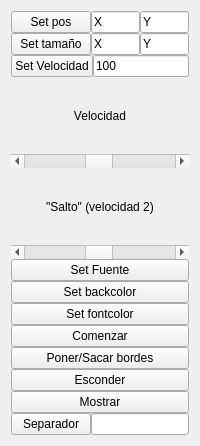
<?xml version="1.0" encoding="UTF-8"?>
<ui version="4.0">
 <class>PicWinControl</class>
 <widget class="QWidget" name="PicWinControl">
  <property name="windowModality">
   <enum>Qt::ApplicationModal</enum>
  </property>
  <property name="geometry">
   <rect>
    <x>0</x>
    <y>0</y>
    <width>200</width>
    <height>446</height>
   </rect>
  </property>
  <property name="minimumSize">
   <size>
    <width>180</width>
    <height>400</height>
   </size>
  </property>
  <property name="maximumSize">
   <size>
    <width>200</width>
    <height>500</height>
   </size>
  </property>
  <property name="windowTitle">
   <string>Picture Config</string>
  </property>
  <layout class="QHBoxLayout" name="horizontalLayout_3">
   <item>
    <layout class="QVBoxLayout" name="verticalLayout_2">
     <property name="spacing">
      <number>0</number>
     </property>
     <property name="sizeConstraint">
      <enum>QLayout::SetMaximumSize</enum>
     </property>
     <property name="leftMargin">
      <number>0</number>
     </property>
     <item>
      <layout class="QVBoxLayout" name="txtsizeLayout">
       <property name="spacing">
        <number>0</number>
       </property>
       <item>
        <layout class="QHBoxLayout" name="horizontalLayout_2">
         <property name="spacing">
          <number>0</number>
         </property>
         <item>
          <widget class="QPushButton" name="txtbuttonSetPos">
           <property name="text">
            <string>Set pos</string>
           </property>
          </widget>
         </item>
         <item>
          <widget class="QLineEdit" name="txtposX">
           <property name="inputMask">
            <string/>
           </property>
           <property name="text">
            <string>X</string>
           </property>
          </widget>
         </item>
         <item>
          <widget class="QLineEdit" name="txtposY">
           <property name="text">
            <string>Y</string>
           </property>
          </widget>
         </item>
        </layout>
       </item>
       <item>
        <layout class="QHBoxLayout" name="horizontalLayout">
         <property name="spacing">
          <number>0</number>
         </property>
         <item>
          <widget class="QPushButton" name="txtbuttonSetSize">
           <property name="text">
            <string>Set tamaño</string>
           </property>
          </widget>
         </item>
         <item>
          <widget class="QLineEdit" name="txtsizeX">
           <property name="inputMask">
            <string/>
           </property>
           <property name="text">
            <string>X</string>
           </property>
          </widget>
         </item>
         <item>
          <widget class="QLineEdit" name="txtsizeY">
           <property name="text">
            <string>Y</string>
           </property>
          </widget>
         </item>
        </layout>
       </item>
       <item>
        <layout class="QHBoxLayout" name="horizontalLayout_4">
         <property name="spacing">
          <number>0</number>
         </property>
         <item>
          <widget class="QPushButton" name="txtbuttonSetVelocity">
           <property name="text">
            <string>Set Velocidad</string>
           </property>
          </widget>
         </item>
         <item>
          <widget class="QLineEdit" name="txttextVelocity">
           <property name="text">
            <string>100</string>
           </property>
          </widget>
         </item>
        </layout>
       </item>
       <item>
        <widget class="QLabel" name="label_2">
         <property name="text">
          <string>Velocidad</string>
         </property>
         <property name="alignment">
          <set>Qt::AlignCenter</set>
         </property>
        </widget>
       </item>
       <item>
        <widget class="QScrollBar" name="scrollVel1">
         <property name="minimum">
          <number>1</number>
         </property>
         <property name="maximum">
          <number>100</number>
         </property>
         <property name="value">
          <number>50</number>
         </property>
         <property name="orientation">
          <enum>Qt::Horizontal</enum>
         </property>
        </widget>
       </item>
       <item>
        <widget class="QLabel" name="label">
         <property name="text">
          <string>&quot;Salto&quot; (velocidad 2)</string>
         </property>
         <property name="alignment">
          <set>Qt::AlignCenter</set>
         </property>
        </widget>
       </item>
       <item>
        <widget class="QScrollBar" name="scrollVel2">
         <property name="minimum">
          <number>1</number>
         </property>
         <property name="maximum">
          <number>100</number>
         </property>
         <property name="value">
          <number>50</number>
         </property>
         <property name="orientation">
          <enum>Qt::Horizontal</enum>
         </property>
        </widget>
       </item>
      </layout>
     </item>
     <item>
      <widget class="QPushButton" name="txtbuttonSetFont">
       <property name="text">
        <string>Set Fuente</string>
       </property>
      </widget>
     </item>
     <item>
      <widget class="QPushButton" name="txtbuttonSetBackColor">
       <property name="text">
        <string>Set backcolor</string>
       </property>
      </widget>
     </item>
     <item>
      <widget class="QPushButton" name="txtbuttonSetFontColor">
       <property name="text">
        <string>Set fontcolor</string>
       </property>
      </widget>
     </item>
     <item>
      <layout class="QVBoxLayout" name="verticalLayout_4">
       <property name="spacing">
        <number>0</number>
       </property>
       <item>
        <widget class="QPushButton" name="txtbuttonStartStop">
         <property name="text">
          <string>Comenzar</string>
         </property>
        </widget>
       </item>
       <item>
        <widget class="QPushButton" name="txtbuttonStyle">
         <property name="text">
          <string>Poner/Sacar bordes</string>
         </property>
        </widget>
       </item>
       <item>
        <layout class="QVBoxLayout" name="verticalLayout">
         <property name="spacing">
          <number>0</number>
         </property>
         <item>
          <widget class="QPushButton" name="txtbuttonShowHideWindow">
           <property name="text">
            <string>Esconder</string>
           </property>
          </widget>
         </item>
         <item>
          <widget class="QPushButton" name="txtbuttonShowWindow">
           <property name="text">
            <string>Mostrar</string>
           </property>
          </widget>
         </item>
         <item>
          <layout class="QHBoxLayout" name="horizontalLayout_5">
           <property name="spacing">
            <number>0</number>
           </property>
           <item>
            <widget class="QPushButton" name="txtbuttonSetBetween">
             <property name="text">
              <string>Separador</string>
             </property>
            </widget>
           </item>
           <item>
            <widget class="QLineEdit" name="txtlineBetween"/>
           </item>
          </layout>
         </item>
        </layout>
       </item>
      </layout>
     </item>
    </layout>
   </item>
  </layout>
 </widget>
 <resources/>
 <connections/>
 <slots>
  <slot>change_size(int,int)</slot>
 </slots>
</ui>
